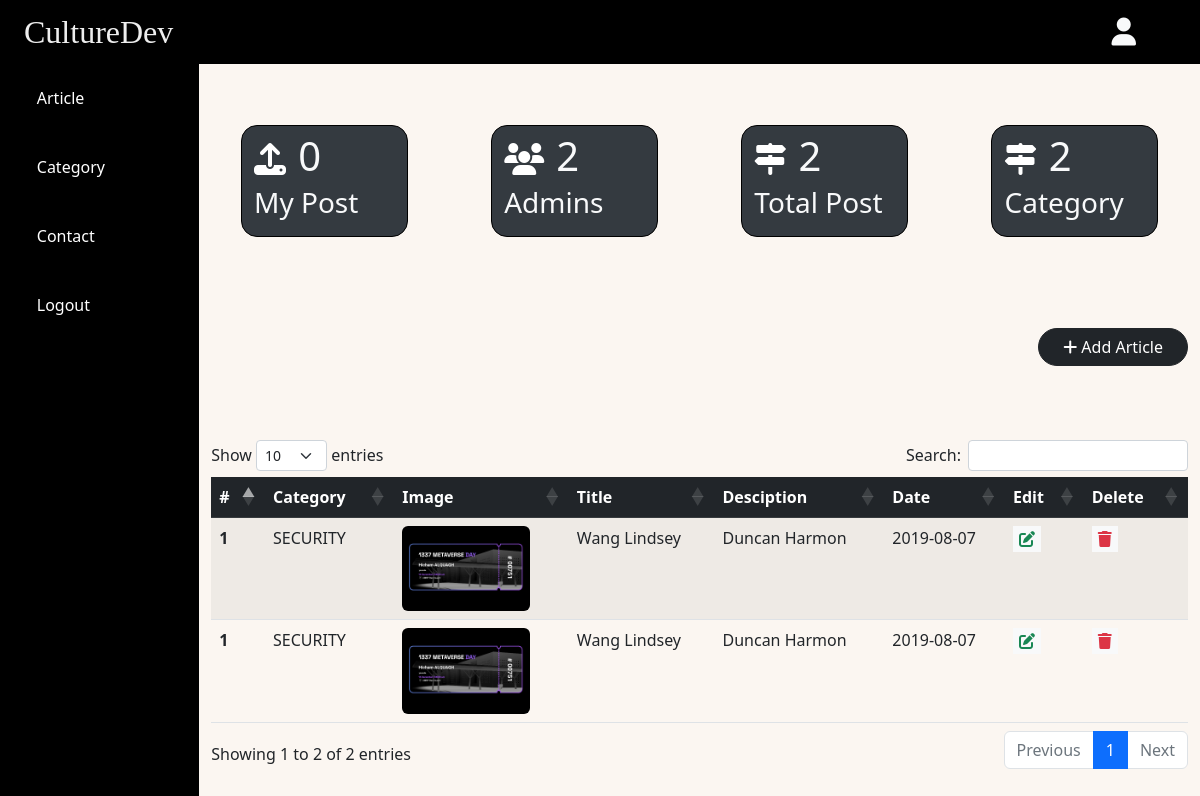
Page /pages/dashboard.php on the committed database.
### tables this page shows
CREATE TABLE `articles` (
  `id` int(11) NOT NULL,
  `user` int(11) DEFAULT NULL,
  `category_id` int(11) DEFAULT NULL,
  `image` varchar(255) DEFAULT NULL,
  `title` varchar(255) DEFAULT NULL,
  `description` text NOT NULL,
  `datetime` date NOT NULL
);

CREATE TABLE `categorys` (
  `id` int(11) NOT NULL,
  `category_article` varchar(255) DEFAULT NULL
);

### scripts.php/crud.scripts.php (called while the page is built, shortened)
<?php
include_once ('../classes/crud.class.php');
include_once ('../classes/crud.category.php');
include_once ('../classes/statistique.class.php');
    $displayarticle = new Article();
    $displayarticl=$displayarticle->displayarticle();
    $postuser = new  Statistique();
    $postUSER= $postuser->numAdminPost($_SESSION['id']);
    $statpost = new Statistique();
    $statistiquepost=$statpost->numArticls();
    $statcategory = new Statistique();
    $statistiquecategory= $statcategory->numCategory ();
   $statuser = new Statistique();
   $statistiqueuser=$statuser->numUser();
?>

### classes/database.class.php (called while the page is built)
<?php
    class Database {
        private  $host = "localhost";
        private  $user = "root";
        private  $pwd = "";
        private  $dbName = "blog";
    public function connect()
    {
        $dns = 'mysql:host=' . $this->host . ';dbname=' . $this->dbName;
        $pdo = new PDO ($dns, $this->user, $this->pwd);
        try {
            $pdo->setAttribute(PDO::ATTR_DEFAULT_FETCH_MODE, PDO::FETCH_ASSOC);
            return $pdo;
        } catch (PDOException $e) {
            echo $e->getMessage();
        }
    }
}
?>

### classes/statistique.class.php (called while the page is built)
<?php
include_once (__DIR__.'/database.class.php');
  class Statistique {
    public function numUser(){
        $database = new Database();
        $sql="SELECT COUNT(id) AS usid FROM admin";
        $stmt= $database->connect()->prepare($sql);
        $stmt->execute();
        $dbstmt =$stmt->fetchAll(PDO::FETCH_ASSOC);
         return $dbstmt;
        }
        public function numCategory (){
            $database = new Database();
            $sql="SELECT COUNT(id) AS Cid FROM categorys";
            $stmt= $database->connect()->prepare($sql);
            $stmt->execute();
            $dbstmt =$stmt->fetchAll(PDO::FETCH_ASSOC);
             return $dbstmt;
        }
        public function numArticls(){
            $database = new Database();
            $sql="SELECT COUNT(id) AS Aid FROM articles";
            $stmt= $database->connect()->prepare($sql);
            $stmt->execute();
            $dbstmt =$stmt->fetchAll(PDO::FETCH_ASSOC);
             return $dbstmt;
        }
        public function numAdminPost($id){
            $database= new Database();
            $sql="SELECT count(user) FROM articles
            WHERE user= '$id'";
            $stmt= $database->connect()->prepare($sql);
            $stmt->execute();
            $dbstmt =$stmt->fetchAll(PDO::FETCH_ASSOC);
             return $dbstmt;
        }
    }
?>

### classes/crud.class.php (called while the page is built, shortened)
<?php
include_once(__DIR__.'/database.class.php');
class Article{
    public function displayarticle(){
        $database = new Database();
        $sql = "SELECT *,articles.id as id_article , categorys.id as CategoID ,categorys.category_article AS Carticle   FROM articles
        INNER JOIN categorys ON  articles.category_id  = categorys.id";
        $conn = $database->connect()->prepare($sql);
        $conn->execute();
        $dbCategory = $conn->fetchAll(PDO::FETCH_ASSOC);
         return $dbCategory;
    }
}
?>

### pages/dashboard.php (the view, shortened to what this page needs)
<?php
include '../include/head.php';
include '../scripts.php/crud.scripts.php';
?>
<div class="cont ">
  <div class="sidebar">
    <a   class="article" href="#home">Article</a>
    <a  class ="category" onclick="activecategory();"   href="category.php">Category</a>
    <a href="#contact">Contact</a>
    <a href="#about">Logout</a>
  </div>
       <div class="cont-body h-auto  container">
         <div class="statt row ">
         <div class=" text-light card-statistique   col-md-2  col-5 ">
           <div class="text-light">
              <i class=" fa-sharp fa-solid fa-upload fs-2 mt-3 text-white me-2"></i>
              <span class="fs-1 "><?php echo  $postUSER[0]['count(user)']?></span>
              <h3>My Post</h3>
           </div>
          </div>
          <div class=" text-light card-statistique  col-md-2 col-5">
          <div class="text-light">
              <i class="fa fa-users fs-2 mt-3 text-white me-2"></i>
              <span class="fs-1 "><?php echo $statistiqueuser[0]['usid']?></span>
              <h3> Admins</h3>
           </div>
           </div>
           <div class=" text-light card-statistique  col-md-2  col-5 ">
           <div class="text-light">
              <i class="fa-solid fa-signs-post fs-2 mt-3 text-white me-2"></i>
              <span class="fs-1 "><?php echo $statistiquepost[0]['Aid']?></span>
              <h3>Total Post</h3>
           </div>
           </div>
           <div class=" text-light card-statistique  col-md-2  col-5 ">
           <div class="text-light">
              <i class="fa-solid fa-signs-post fs-2 mt-3 text-white me-2"></i>
              <span class="fs-1 "><?php echo $statistiquecategory[0]['Cid']?></span>
              <h3>Category</h3>
           </div>
          </div>
          </div>
         <div class="  mt-4">
                <button class="btn mb-3 float-end btn-dark px-4 rounded-pill btn-cart" id="btntask" data-bs-toggle="modal"
                data-bs-target="#modal"><i class="fa fa-plus"></i> Add Article </a>
            </div>
       <div class="tab table-responsive articleTable">
              <table class="table table-striped "id="table">
          <thead>
            <tr class="table-dark">
              <th scope="col">#</th>
              <th scope="col">Category</th>
              <th scope="col">Image</th>
              <th scope="col"> Title</th>
              <th scope="col">Desciption</th>
              <th scope="col">Date</th>
              <th scope="col">Edit</th>
              <th scope="col">Delete</th>
            </tr>
          </thead>
          <tbody>
            <tr class="update">
            <?php foreach($displayarticl as $display):?>
              <th scope="row">1</th>
              <td id="categoryValue<?php echo  $display['CategoID'];?>"><?php echo  $display['Carticle']?></td>
              <td > <img class="rounded"  id="imageValue<?php echo  $display['id_article'];?>"  style="width:8rem;" src="../assets/img/<?php echo $display['image']?>"></td>
              <td id="titleValue<?php echo  $display['id_article'];?>"><?php echo $display['title']?></td>
              <td id="descriptionValue<?php echo  $display['id_article'];?>"> <?php echo $display['description']?></td>
              <td id="datetimeValue<?php echo  $display['id_article'];?>"> <?php echo  $display['datetime']?></td>
              <td id="<?php echo  $display['id_article'];?>">
              <button class="bg-light border-0"  onClick="getArticlevalue(<?php echo $display['id_article'];?>,<?php echo $display['CategoID'];?>);" data-bs-toggle="modal"
              data-bs-target="#modal" id="editbtn"><i class=" text-success  fa fa-edit"></i></a> </td>
              <form action="../scripts.php/crud.scripts.php" method="POST" id="form" >
              <td> <button type="submit" value="<?php echo $display['id_article'];?>" class="bg-light border-0" name="article-delete-btn" ><i class=" text-danger fa fa-trash"></i></button></td>
            </form>
            </tr>
            <?php endforeach;?>
          </tbody>
        </table>
      </div>

### include/head.php (shortened to what this page needs)
<!DOCTYPE html>
<html lang="en">
<head>
    <link rel="stylesheet" href="../assets/css/style.css">
    <link rel="stylesheet" href="https://cdnjs.cloudflare.com/ajax/libs/font-awesome/6.2.1/css/all.min.css" />
    <link href="https://cdn.jsdelivr.net/npm/bootstrap@5.3.0-alpha1/dist/css/bootstrap.min.css" rel="stylesheet">
    <link rel="stylesheet" href="https://cdnjs.cloudflare.com/ajax/libs/twitter-bootstrap/5.2.0/css/bootstrap.min.css">
   <link rel="stylesheet" href="https://cdn.datatables.net/1.13.1/css/dataTables.bootstrap5.min.css">
</head>
<body>
<nav class=" d-flex justify-content-between nav-bar">
  <div class=" d-flex align-items-center h-100 brand">CultureDev</div>
  <div class="d-flex align-items-center justify-content-between fs-3 me-5">
    <i class="fa-solid fa-user mx-3 text-light"></i>
  </div>
</nav>
</body>
</html>

### assets/css/style.css (style rules this page uses)
body { margin: 0; font-family: "Lato", sans-serif; background-color: rgb(251, 246, 241) !important; }
.nav-bar { height: 4rem; background-color: #000000; }
.nav-bar .brand { font-family: fantasy; font-size: xx-large; margin: 0 1.5rem; color: rgb(238, 238, 238); }
.cont { display: flex; height: 92VH; }
.cont-body { display: flex; flex-direction: column; justify-content: space-around; width: 100%; height: 60vh; }
.statt { justify-content: space-around; margin-top: 2rem !important; }
.card-statistique { margin: 0.5rem 0; border: 1px solid black; border-radius: 1rem; height: 7rem; background-color: rgb(52, 58, 64); }
.sidebar { width: 15rem; background-color: #000000; overflow: auto; }
.sidebar a { display: flex; flex-direction: column; margin-left: 0.9rem; display: block; color: white; padding: 1.4rem; text-decoration: none; }

### rows in the picture
articles: category.category_article "SECURITY", image (picture), title "Wang Lindsey", description "Duncan Harmon", datetime "2019-08-07", $display['id_article'] 9 (drawn)
articles: category.category_article "SECURITY", image (picture), title "Wang Lindsey", description "Duncan Harmon", datetime "2019-08-07", $display['id_article'] 10 (drawn)

### other values in the picture
$postUSER[0]['count(user)'] "0"
$statistiqueuser[0]['usid'] "2"
$statistiquepost[0]['Aid'] "2"
$statistiquecategory[0]['Cid'] "2"
